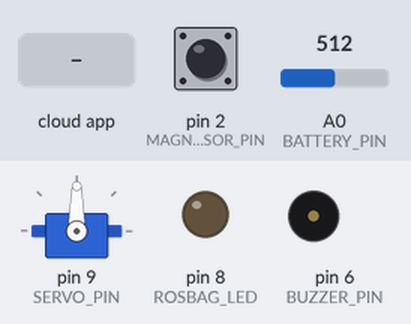
This sketch was run on a simulated Arduino Uno, built with avr-gcc and run on an emulated ATmega328P. Parts: servo, output pins drawn as LEDs (lit = HIGH), buzzer (waves = sounding). The inputs (shaded band) are chosen by the test bench; at power-on: A0 (BATTERY_PIN) = 512, pin 2 (MAGNET_SENSOR_PIN) HIGH. The ROS host is connected and sends only what is stated.

Above: at 3.2 s.
3.3 s: A0 (BATTERY_PIN) set to 414
7.2 s: A0 (BATTERY_PIN) set to 385
At 10.1 s:
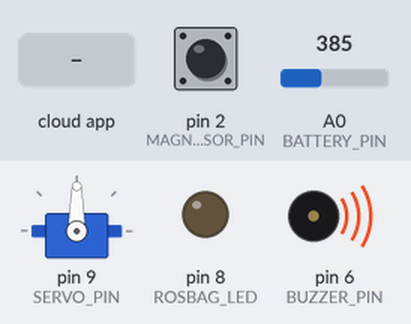
10.5 s: the phone or cloud app sets rotate to 45
At 11.0 s:
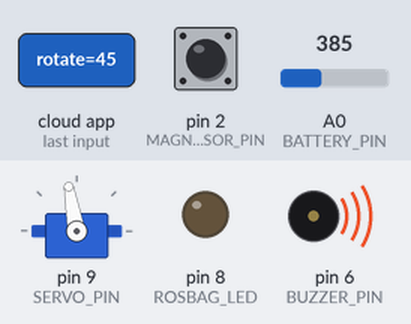
12.0 s: the phone or cloud app sets is_recording to 1
At 13.2 s:
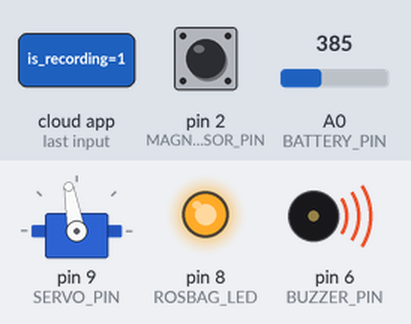
13.5 s: the phone or cloud app sets rotate to 0
At 14.4 s:
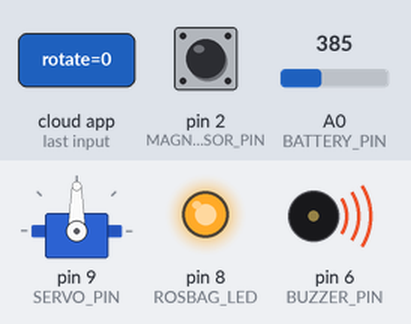
15.0 s: the phone or cloud app sets rotate to 90
At 15.6 s:
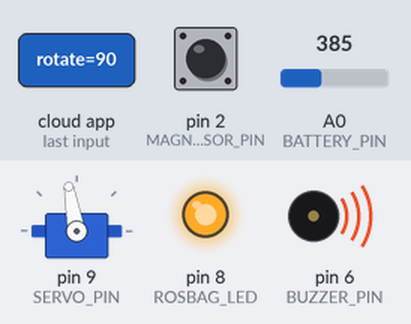
Timing chart, 0 to 17.5 s (numbered marks = the images above; inputs shaded):
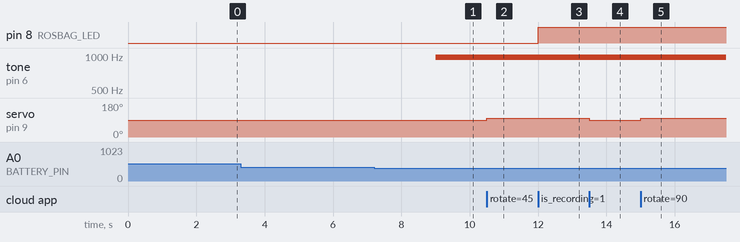

The sketch:

continuos_servo_rotation.ino
```cpp
/*
 * Author: Ewerton Lopes
 * Politecnico di Milano, June 18, 2018
 *
 */
#include <Servo.h>
#include <ros.h>
#include <std_msgs/Int8.h>
#include <std_msgs/Int16.h>
#include <std_msgs/Bool.h>

#define ANGLE_PUBLISH_INTERVAL 40
#define SERVO_ACTUATION_TIME 100
#define SERVO_PIN  9
#define BUZZER_PIN  6
#define MAGNET_SENSOR_PIN 2
#define ROSBAG_LED 8
#define BATTERY_PIN A0
#define OFF 0
#define ON 1
#define BAT_CHK_TIMEOUT_TRH 3000     // publishes battery data every 3 secs.
#define BEEPING_INTERVAL 400
#define LOW_BATTERY_VOLTAGE 22
#define VOLTAGE_TRH 1.947   // A voltage less then 1.77 correspond to battery
                            // level at 20V, 1.947 correspond to battery level at 22V.

// Rotation directions
#define STOP 0
#define CLOCKWISE 1
#define COUNTERCLOCKWISE 2
// Rotation speed
#define ANGULAR_SPEED_COUNTERCLOCKWISE 150.0
#define ANGULAR_SPEED_CLOCKWISE 150.0

unsigned long last_battery_check_time;
unsigned long last_battery_beep_time;
unsigned long last_acc_time;          // last acc sample time that we saw.
unsigned long last_angle_time;          // last acc sample time that we saw.
unsigned long angle_publish_time;
int should_beep;

Servo myservo;  // create servo object to control a servo

ros::NodeHandle nh;
std_msgs::Int8 bat_msg;
std_msgs::Int16 current_angle_msg;

void angleCallback( const std_msgs::Int16 &angle_msg);
void rosbagCallback( const std_msgs::Bool &amsg);

ros::Publisher bat_pub("arduino/battery", &bat_msg);
ros::Publisher angle_pub("arduino/current_servo_angle", &current_angle_msg);

ros::Subscriber<std_msgs::Bool> sub_rosbag("/game/is_recording", &rosbagCallback);
ros::Subscriber<std_msgs::Int16> sub("/onboard_cam/rotate", &angleCallback);


bool rosbag_active = false;
bool listening = true;
float servo_current_angle = 90.0;

unsigned long starting_time;
unsigned long now;
int last_rotating_direction;
float current_angle;

void setup(){
  nh.getHardware()->setBaud(115200);
  nh.initNode();
  delay(1000);
  nh.advertise(bat_pub);
  nh.advertise(angle_pub);
  nh.subscribe(sub);
  nh.subscribe(sub_rosbag);
  delay(1000);

  myservo.attach(SERVO_PIN);  // attaches the servo to the servo object
  myservo.write(servo_current_angle);

  pinMode(ROSBAG_LED, OUTPUT);
  pinMode(BUZZER_PIN, OUTPUT);


  starting_time = millis();
  last_rotating_direction = STOP;
  attachInterrupt(digitalPinToInterrupt(MAGNET_SENSOR_PIN), sensor_callback, FALLING);

}

void loop(){

    // Publish battery state every 3 seconds!
    if (millis() - last_battery_check_time > BAT_CHK_TIMEOUT_TRH){
        last_battery_check_time = millis();
        float voltage = checkBatteryLevel();
        bat_msg.data = voltage;
        bat_pub.publish(&bat_msg);
    }

    digitalWrite(ROSBAG_LED, rosbag_active);

//    if (millis() - angle_publish_time > ANGLE_PUBLISH_INTERVAL){
//      float diff = evaluate_angle(last_rotating_direction);
//      update_current_angle(diff);
//      current_angle_msg.data = servo_current_angle;
//      angle_pub.publish(&current_angle_msg);
//      angle_publish_time = millis();
//    }

    nh.spinOnce();
    delay(3);
}


// Reads voltage level at battery pin (analog). This
// voltage comes from the voltage divider circuit used to monitor the battery.
float getVoltageLevel(){
  float voltage = (analogRead(BATTERY_PIN) * 5.015) / 1024.0;
  return (LOW_BATTERY_VOLTAGE*voltage)/VOLTAGE_TRH;  // Converted voltage (approx).
}

// Checks the battery level and produces a beep in case it is low. Also writes
// the voltage level to serial port.
float checkBatteryLevel(){
  float voltage = getVoltageLevel();

  if (voltage <= LOW_BATTERY_VOLTAGE && voltage >= (LOW_BATTERY_VOLTAGE/2)){
    if ((millis() - last_battery_beep_time) > BEEPING_INTERVAL){
      last_battery_beep_time = millis();
      if (should_beep == OFF) {
        should_beep = ON;
        beep(200);
      } else {
        should_beep = OFF;
        beep(0);
      }
    }
  }else{
    digitalWrite(BUZZER_PIN, LOW);
  }
  return voltage;
}

void rosbagCallback( const std_msgs::Bool &msg){
  rosbag_active = msg.data;
}

void beep(unsigned char delayms){
  analogWrite(BUZZER_PIN, delayms);      // Almost any value can be used except 0 and 255
}

void rotate(int direction){
  // Sets the speed of the servo according to the motion direction
  if(direction == CLOCKWISE){
    myservo.write(75);
  } else if (direction == COUNTERCLOCKWISE){
    myservo.write(100);
  } else if(direction == STOP){
    myservo.write(90);
    // Add a small delay to actually make the servo stop
    // TODO Check if needed, maybe the deadband is large enough to stop in time
    delay(15);
  }
  return;
}


// Function to evaluate the direction of motion
int decode_rotating_direction(int offset){
  if(offset > 8){
  	// If the offset is positive, rotate COUNTERCLOCKWISE
    return COUNTERCLOCKWISE;
  } else if(offset < -8){
  	// If the offset is negative, rotate CLOCKWISE
   	return CLOCKWISE;
  } else {
  	// If the offset is inside the deadband [-8, +8] stop the rotation
    return STOP;
  }
}


// Callback for rotation command
// Receives a message containing the offset of target wrt center of fov
void angleCallback(const std_msgs::Int16 &angle_msg){
  int offset = angle_msg.data;

  // Decodes the rotation direction by evaluating the offset of the target wrt current position
  int current_rotating_direction = decode_rotating_direction(offset);

  if(last_rotating_direction != current_rotating_direction){
    // If we changed our motion, evaluate how much did we travel
    float angle = evaluate_angle(last_rotating_direction);
    update_current_angle(angle);
    current_angle_msg.data = servo_current_angle;
    angle_pub.publish(&current_angle_msg);

    last_rotating_direction = current_rotating_direction;
    // Start rotating in the new direction
    rotate(current_rotating_direction);
    }
   else{
   	// Continue rotating in the previous direction
   	// TODO can be avoided writing same command, try
    //rotate(last_rotating_direction);
   }
}

// Evaluates the travelled angle from last change of motion
float evaluate_angle(int last_rotating_direction){
  float speed = 0.0;
  if(last_rotating_direction == CLOCKWISE){
    speed = - ANGULAR_SPEED_CLOCKWISE;
  }
  else if(last_rotating_direction == COUNTERCLOCKWISE){
    speed = + ANGULAR_SPEED_COUNTERCLOCKWISE;
  }
  else{
    return 0.0;
  }
  unsigned long elapsed_time = millis() - starting_time;
  float travelled_degrees = (elapsed_time/1000.0) * speed;

  starting_time = millis();
  return travelled_degrees;
}

// Updates the current angle respecting angle limitations to [0, 360]
void update_current_angle(float offset){
  servo_current_angle += offset;
  if(servo_current_angle < 0.0){
    servo_current_angle = 360.0 + current_angle;
  }
  else if(servo_current_angle > 360.0){
    servo_current_angle = servo_current_angle - 360.0;
  }
}

// Callback function triggered any time the magnet activates the sensor
// Updates the current position of the servo and starts counting from there
void sensor_callback(){
  // When passing next to the sensor we know the camera is rotated to 0 degrees
  servo_current_angle = 0.0;
  starting_time = millis(); // Start counting from now
}
```

Measured:
- the behaviour switches between 398 and 397 on A0 (BATTERY_PIN) (found by bisection; images 0 and 1)
- after the input at 3.3 s, every drawn part: stays the same
- after the input at 7.2 s, tone on pin 6 (BUZZER_PIN): silent → 977 Hz after 1.8 s
- after the input at 10.5 s, servo on pin 9 (SERVO_PIN): 90° → 100° at once
- after the input at 12.0 s, pin 8 (ROSBAG_LED): LOW → HIGH at once
- after the input at 13.5 s, servo on pin 9 (SERVO_PIN): 100° → 90° at once
- after the input at 15.0 s, servo on pin 9 (SERVO_PIN): 90° → 100° at once
